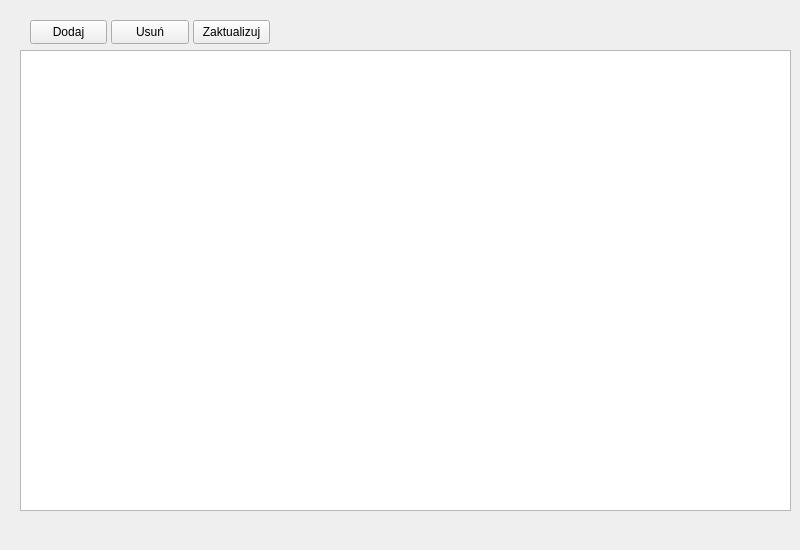
<?xml version="1.0" encoding="UTF-8"?>
<ui version="4.0">
 <class>ProductView</class>
 <widget class="QWidget" name="ProductView">
  <property name="geometry">
   <rect>
    <x>0</x>
    <y>0</y>
    <width>800</width>
    <height>550</height>
   </rect>
  </property>
  <property name="windowTitle">
   <string>MainWindow</string>
  </property>
  <widget class="QWidget" name="centralwidget" native="true">
   <property name="geometry">
    <rect>
     <x>0</x>
     <y>0</y>
     <width>800</width>
     <height>550</height>
    </rect>
   </property>
   <widget class="QTableView" name="tableView">
    <property name="geometry">
     <rect>
      <x>20</x>
      <y>50</y>
      <width>771</width>
      <height>461</height>
     </rect>
    </property>
   </widget>
   <widget class="QPushButton" name="pushButton_add">
    <property name="geometry">
     <rect>
      <x>30</x>
      <y>20</y>
      <width>77</width>
      <height>24</height>
     </rect>
    </property>
    <property name="text">
     <string>Dodaj</string>
    </property>
   </widget>
   <widget class="QPushButton" name="pushButton_del">
    <property name="geometry">
     <rect>
      <x>111</x>
      <y>20</y>
      <width>78</width>
      <height>24</height>
     </rect>
    </property>
    <property name="text">
     <string>Usuń</string>
    </property>
   </widget>
   <widget class="QPushButton" name="pushButton_update">
    <property name="geometry">
     <rect>
      <x>193</x>
      <y>20</y>
      <width>77</width>
      <height>24</height>
     </rect>
    </property>
    <property name="text">
     <string>Zaktualizuj</string>
    </property>
   </widget>
  </widget>
 </widget>
 <resources/>
 <connections/>
</ui>
